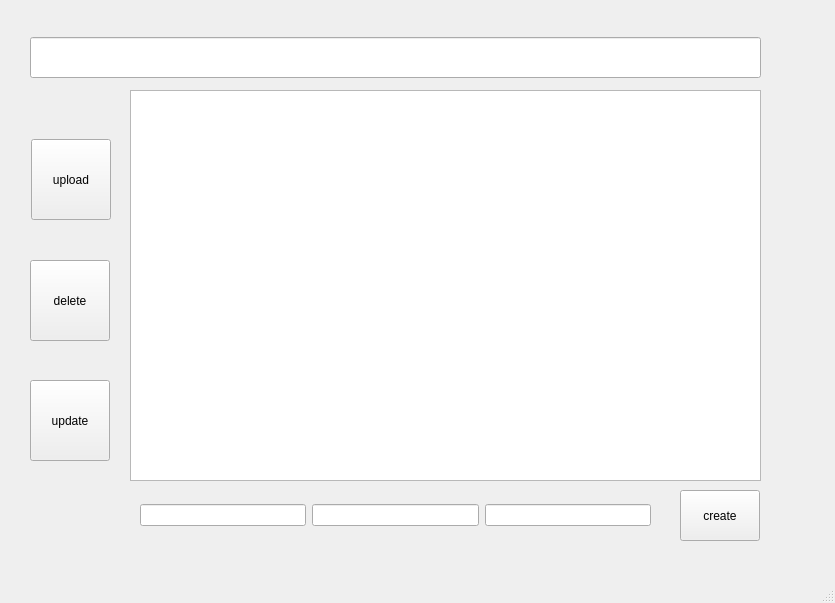
<?xml version="1.0" encoding="UTF-8"?>
<ui version="4.0">
 <class>MainWindow</class>
 <widget class="QMainWindow" name="MainWindow">
  <property name="geometry">
   <rect>
    <x>0</x>
    <y>0</y>
    <width>835</width>
    <height>603</height>
   </rect>
  </property>
  <property name="windowTitle">
   <string>Asset Manager</string>
  </property>
  <widget class="QWidget" name="centralwidget">
   <widget class="QTableView" name="assetView">
    <property name="geometry">
     <rect>
      <x>130</x>
      <y>90</y>
      <width>631</width>
      <height>391</height>
     </rect>
    </property>
   </widget>
   <widget class="QPushButton" name="uploadButton">
    <property name="geometry">
     <rect>
      <x>31</x>
      <y>139</y>
      <width>80</width>
      <height>81</height>
     </rect>
    </property>
    <property name="text">
     <string>upload</string>
    </property>
   </widget>
   <widget class="QPushButton" name="createButton">
    <property name="geometry">
     <rect>
      <x>680</x>
      <y>490</y>
      <width>80</width>
      <height>51</height>
     </rect>
    </property>
    <property name="text">
     <string>create</string>
    </property>
   </widget>
   <widget class="QPushButton" name="deleteButton">
    <property name="geometry">
     <rect>
      <x>30</x>
      <y>260</y>
      <width>80</width>
      <height>81</height>
     </rect>
    </property>
    <property name="text">
     <string>delete</string>
    </property>
   </widget>
   <widget class="QLineEdit" name="projectEdit">
    <property name="geometry">
     <rect>
      <x>30</x>
      <y>37</y>
      <width>731</width>
      <height>41</height>
     </rect>
    </property>
   </widget>
   <widget class="QPushButton" name="updateButton">
    <property name="geometry">
     <rect>
      <x>30</x>
      <y>380</y>
      <width>80</width>
      <height>81</height>
     </rect>
    </property>
    <property name="text">
     <string>update</string>
    </property>
   </widget>
   <widget class="QWidget" name="">
    <property name="geometry">
     <rect>
      <x>140</x>
      <y>500</y>
      <width>511</width>
      <height>30</height>
     </rect>
    </property>
    <layout class="QHBoxLayout" name="horizontalLayout">
     <item>
      <widget class="QLineEdit" name="projectNameEdit"/>
     </item>
     <item>
      <widget class="QLineEdit" name="newAssetTypeEdit"/>
     </item>
     <item>
      <widget class="QLineEdit" name="newAssetNameEdit"/>
     </item>
    </layout>
   </widget>
  </widget>
  <widget class="QMenuBar" name="menubar">
   <property name="geometry">
    <rect>
     <x>0</x>
     <y>0</y>
     <width>835</width>
     <height>25</height>
    </rect>
   </property>
  </widget>
  <widget class="QStatusBar" name="statusbar"/>
 </widget>
 <resources/>
 <connections/>
</ui>
